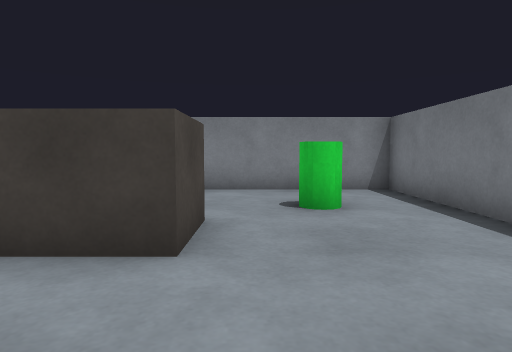
view 1 (above)

16 first-person views from a walk through a Webots world. The camera is 0.46 m above the floor, tilts 4° down and sees 75° across. The floor is counted in squares, 0.5 m on a side. Each view is taken from the middle of a square. On the plan, view 1 faces up. The plan holds only what a view shows up to about 12 squares ahead; the rest is blank. Robots are left out.

view 2
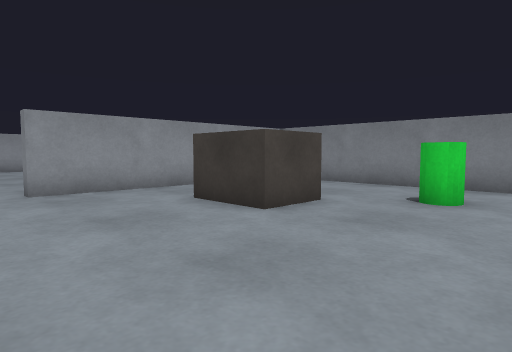

view 3
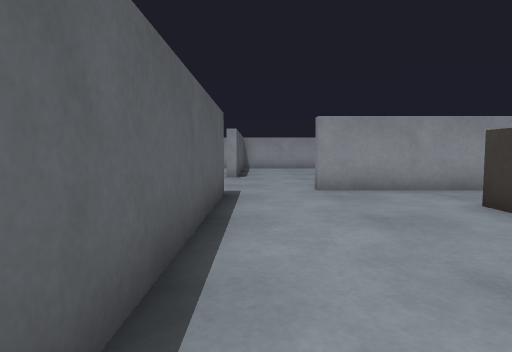

view 4
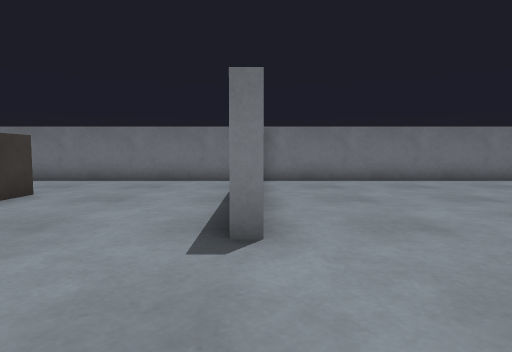

view 5
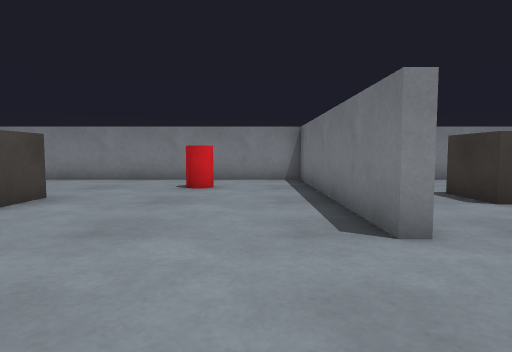

view 6
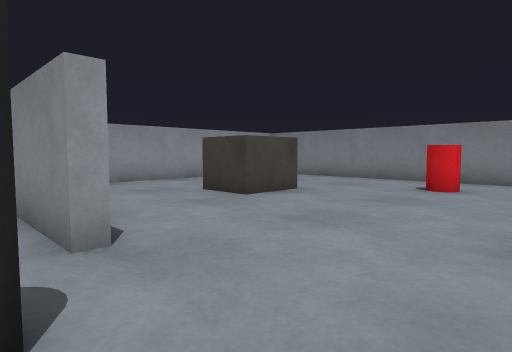

view 7
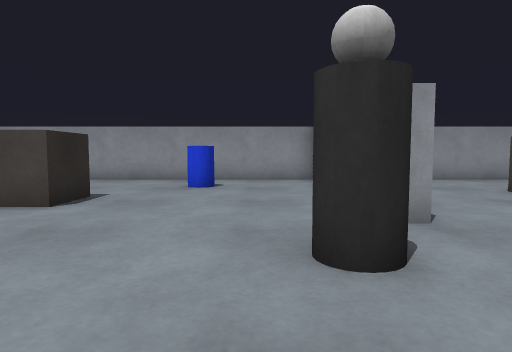

view 8
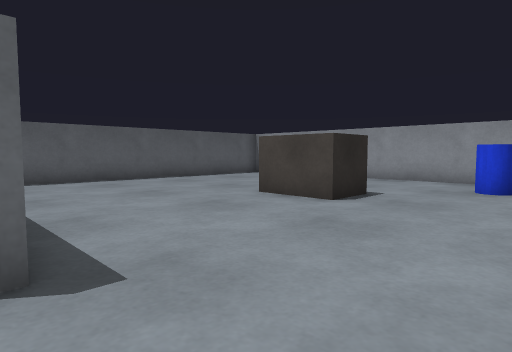

view 9
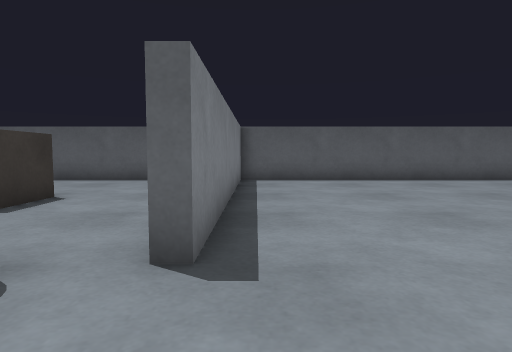

view 10
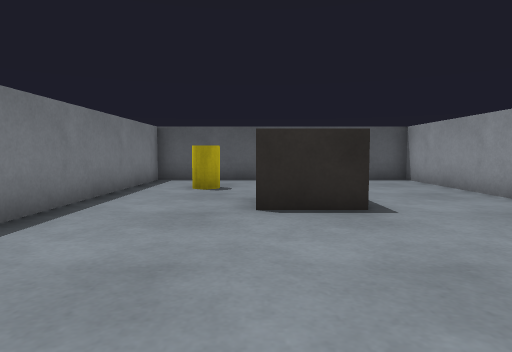

view 11
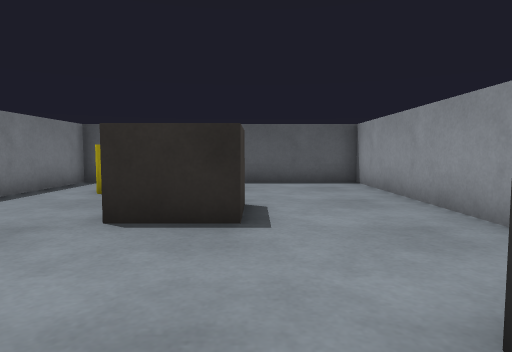

view 12
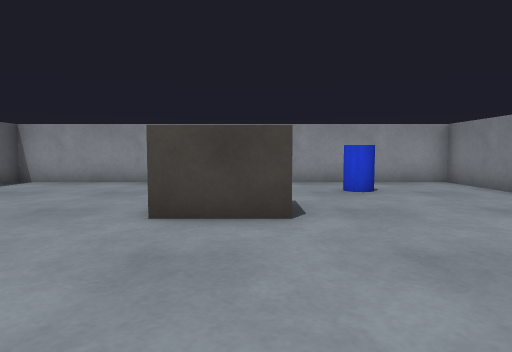

view 13
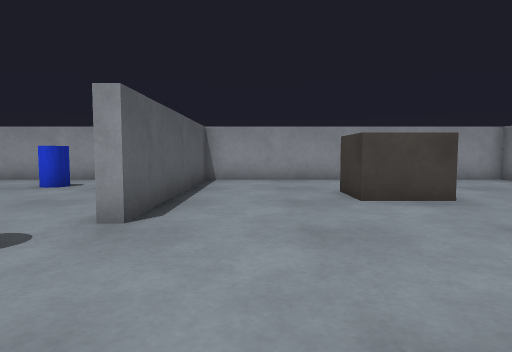

view 14
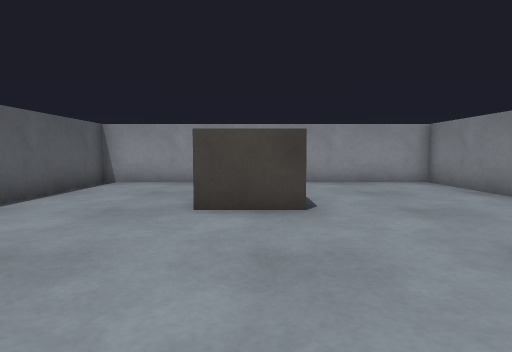

view 15
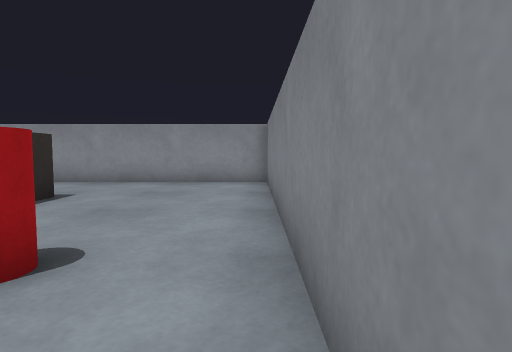

view 16
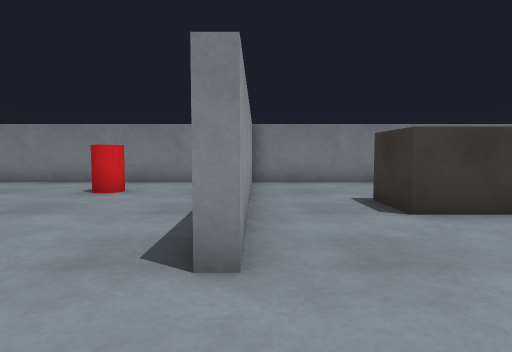

### Floor plan
Points are (right, up) in squares from view 1. A wall is a line through its corners. A room is listed if a view was taken in it or the views show most of it. See-through windows are left out.
Room 1 (views 1, 2, 3, 13)
walls: (-5.1, 6.4) (-5.1, 0.5) (-5.5, 0.5); (-4.5, -1.7) (2.1, -1.7); (3.3, -1.1) (3.3, 8.3) (-5.1, 8.3)
ways out: opening at (-4.5, -0.5) to room 2
objects: dark grey box (-2, 3) to (-1, 4); green cylinder (1, 6)
Room 2 (views 4, 5, 6, 7, 8, 9, 10, 11, 12, 14, 15, 16)
walls: (-4.5, -2.1) (-4.5, -1.7); (-5.1, -9) (-5.1, -15.3) (3.3, -15.3) (3.3, -2.2); (-5.5, 0.5) (-5.5, 8.3) (-16.3, 8.3) (-16.3, -1.7) (-9.3, -1.7) (-9.3, -2.1) (-11.9, -2.1); (-13.6, -2.1) (-16.3, -2.1) (-16.3, -9.8); (-16.3, -11.2) (-16.3, -15.3) (-5.5, -15.3) (-5.5, -6.7) (-5, -6.7)
ways out: opening at (-4.5, -0.5) to room 1
objects: blue cylinder (-14, -6) to (-14, -5); dark grey box (-13, 2) to (-12, 4); dark grey box (-12, -9) to (-11, -8); red cylinder (-9, 6) to (-8, 6); other object (-8, -3); other object (-4, -6) to (-3, -6); dark grey box (-2, -11) to (0, -10); yellow cylinder (1, -13)

Where each view was taken, in squares from view 1:
view 1: 0 up, 0 right, facing up
view 2: 1 down, 3 right, facing up-left
view 3: 1 down, 3 right, facing left
view 4: 2 down, 8 left, facing right
view 5: 3 down, 7 left, facing up
view 6: 3 down, 6 left, facing up-left
view 7: 4 down, 5 left, facing left
view 8: 4 down, 5 left, facing down-left
view 9: 4 down, 6 left, facing down
view 10: 4 down, 0 right, facing down
view 11: 5 down, 2 left, facing down
view 12: 8 down, 6 left, facing left
view 13: 0 up, 5 left, facing left
view 14: 3 up, 6 left, facing left
view 15: 8 up, 6 left, facing left
view 16: 2 down, 5 left, facing up
